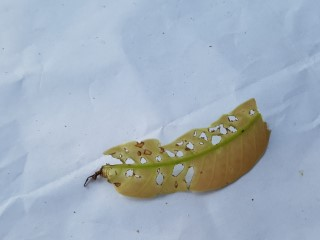
#> input picture SEM_9/mango_leaf_disease/Anthracnose/20211008_125118 (Custom).jpg, 320 x 240 px, found by its file name; its folder holds only this picture in this run
$ jupyter execute --allow-errors SEM_9.ipynb   (shell and % lines are left out)
#> lines starting #> are read from the running program, lines starting #| are printed output that depends on the picture; after the words box and inside, x2 and y2 are one past the last pixel; in counts of white or black regions, pixels touching at a corner belong together
**Ejercicio Semana 9**

*Integrantes:*

*   Dilia Maria Luna Melo
*   Yuliana Duarte Quintero

Se implementa un modelo de regresión logistica "one-vs-all" para predecir la enfermedad de las hojas de mango las cuales se tiene 6 enfermedades.

[cell 1]
import os
import numpy as np
from sklearn.model_selection import train_test_split

# Directorio donde se encuentran las imágenes
data_dir = "/content/drive/MyDrive/Seguimientos de clase/SEM_9/mango_leaf_disease"

# Lista para almacenar las rutas de las imágenes y sus respectivas etiquetas
imagenes = []
etiquetas = []

# Recorrer las carpetas y leer las imágenes
for clase in os.listdir(data_dir):
    clase_dir = os.path.join(data_dir, clase)
    if os.path.isdir(clase_dir):
        for imagen in os.listdir(clase_dir):
            imagen_path = os.path.join(clase_dir, imagen)
            imagenes.append(imagen_path)
            etiquetas.append(clase)

# Convertir a arrays numpy
imagenes = np.array(imagenes)
etiquetas = np.array(etiquetas)

# Dividir en conjunto de entrenamiento y prueba
train_imagenes, test_imagenes, train_etiquetas, test_etiquetas = train_test_split(
    imagenes, etiquetas, test_size=0.2, random_state=42)

# Verificar la forma de los conjuntos de datos
print("Número de imágenes de entrenamiento:", len(train_imagenes))
print("Número de imágenes de prueba:", len(test_imagenes))

# Guardar las listas de rutas de imágenes en archivos txt
np.savetxt("train_imagenes.txt", train_imagenes, fmt="%s")
np.savetxt("test_imagenes.txt", test_imagenes, fmt="%s")
np.savetxt("train_etiquetas.txt", train_etiquetas, fmt="%s")
np.savetxt("test_etiquetas.txt", test_etiquetas, fmt="%s")

[cell 2]
import matplotlib.pyplot as plt
import random
from PIL import Image

# Función para mostrar imágenes
def mostrar_imagenes(imagenes, etiquetas, titulo):
#> called with imagenes = array of shape (1,), etiquetas = array of shape (1,), titulo = 'Imágenes de entrenamiento'
    plt.figure(figsize=(10, 5))
    for i in range(3):
        plt.subplot(1, 3, i + 1)
        idx = random.randint(0, len(imagenes) - 1)
        img = Image.open(imagenes[idx])
#> img is the input picture: PIL image 320x240 RGB; mean R, G, B 162, 175.3, 188.8
        plt.imshow(img)
        plt.title(etiquetas[idx])
        plt.axis('off')
    plt.suptitle(titulo)
    plt.show()

# Mostrar imágenes de entrenamiento
mostrar_imagenes(train_imagenes, train_etiquetas, "Imágenes de entrenamiento")

# Mostrar imágenes de prueba
mostrar_imagenes(test_imagenes, test_etiquetas, "Imágenes de prueba")
#> call 2 of mostrar_imagenes, with imagenes = array of shape (1,), etiquetas = array of shape (1,), titulo = 'Imágenes de prueba'
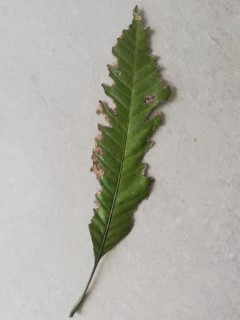
#> input picture SEM_9/mango_leaf_disease/Bacterial Canker/IMG_20211106_120807 (Custom).jpg, 240 x 320 px, found by its file name
#> in mostrar_imagenes, img is the input picture: PIL image 240x320 RGB; mean R, G, B 175.5, 174.8, 165.9
#> in mostrar_imagenes (call 2), `plt.show()`:
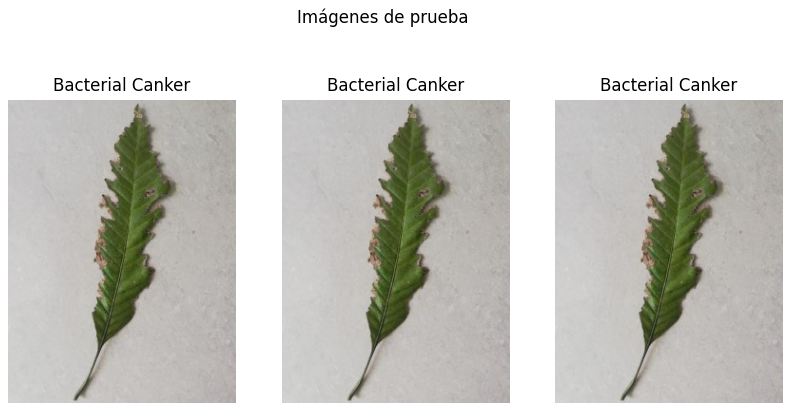
#> figure drawn by matplotlib, 3 panels

[cell 3]
from skimage.feature import corner_harris, corner_peaks, canny
from skimage.color import rgb2gray
from skimage.transform import resize
import numpy as np

# Función para extraer características de bordes y esquinas
def extraer_caracteristicas(imagen):
    # Convertir la imagen a escala de grises y redimensionar a un tamaño común
    imagen_gris = rgb2gray(imagen)
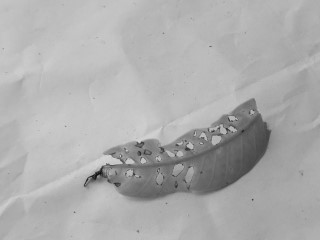
#> imagen_gris: shape (240, 320) float64; min 0.0596, max 0.851, mean 0.68
    imagen_redimensionada = resize(imagen_gris, (100, 100))
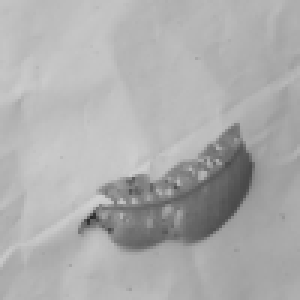
#> imagen_redimensionada: shape (100, 100) float64 (shown 3 times larger); min 0.164, max 0.819, mean 0.68

    # Extraer bordes usando el algoritmo Canny
    bordes = canny(imagen_redimensionada)
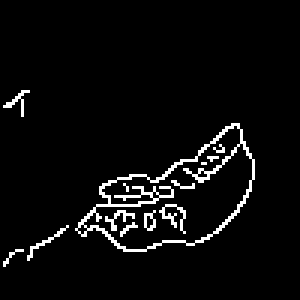
#> bordes: shape (100, 100) bool (shown 3 times larger); 4.5% white in thin lines or dots, all inside (x1, y1, x2, y2) = (1, 30, 85, 89)

    # Extraer esquinas utilizando el algoritmo Harris
    esquinas = corner_peaks(corner_harris(imagen_gris), min_distance=5)
#> esquinas = 315 pairs, first value 5 to 231, second value 7 to 311

    # Calcular la cantidad de bordes y esquinas
    cantidad_bordes = np.sum(bordes)
#> cantidad_bordes = 450
    cantidad_esquinas = len(esquinas)
#> cantidad_esquinas = 315

    return [cantidad_bordes, cantidad_esquinas]

# Ejemplo de cómo extraer características de una imagen
ejemplo_imagen = Image.open(train_imagenes[0])  # Utilizamos la primera imagen de entrenamiento como ejemplo
caracteristicas_ejemplo = extraer_caracteristicas(ejemplo_imagen)
#> caracteristicas_ejemplo = [450, 315]
print("Características de la imagen de ejemplo:", caracteristicas_ejemplo)
#| Características de la imagen de ejemplo: [450, 315]

[cell 4]
# Directorio donde se encuentran las imágenes
data_dir = "/content/drive/MyDrive/Seguimientos de clase/SEM_9/mango_leaf_disease"

# Lista para almacenar las rutas de las imágenes y sus respectivas etiquetas
imagenes = []
etiquetas = []

# Recorrer las carpetas y leer las imágenes
for clase in os.listdir(data_dir):
    clase_dir = os.path.join(data_dir, clase)
    if os.path.isdir(clase_dir):
        for imagen in os.listdir(clase_dir):
            imagen_path = os.path.join(clase_dir, imagen)
            imagenes.append(imagen_path)
            etiquetas.append(clase)

# Convertir a arrays numpy
imagenes = np.array(imagenes)
etiquetas = np.array(etiquetas)

# Dividir en conjunto de entrenamiento y prueba
train_imagenes, test_imagenes, train_etiquetas, test_etiquetas = train_test_split(
    imagenes, etiquetas, test_size=0.2, random_state=42)

# Lista para almacenar las características de entrenamiento y prueba
X_train = []
X_test = []

# Extraer características de las imágenes de entrenamiento
for imagen_path in train_imagenes:
    imagen = Image.open(imagen_path)
    caracteristicas = extraer_caracteristicas(imagen)
#> caracteristicas = [450, 315]
    X_train.append(caracteristicas)

# Extraer características de las imágenes de prueba
for imagen_path in test_imagenes:
    imagen = Image.open(imagen_path)
    caracteristicas = extraer_caracteristicas(imagen)
#> in extraer_caracteristicas (call 3), `imagen_gris = rgb2gray(imagen)`:
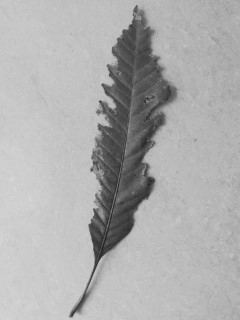
#> imagen_gris: shape (320, 240) float64; min 0.136, max 0.847, mean 0.684
#> in extraer_caracteristicas (call 3), `imagen_redimensionada = resize(imagen_gris, (100, 100))`:
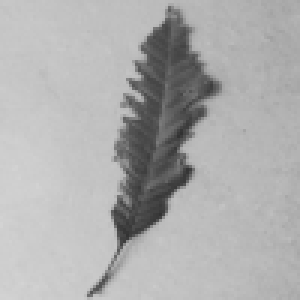
#> imagen_redimensionada: shape (100, 100) float64 (shown 3 times larger); min 0.196, max 0.831, mean 0.684
#> in extraer_caracteristicas (call 3), `bordes = canny(imagen_redimensionada)`:
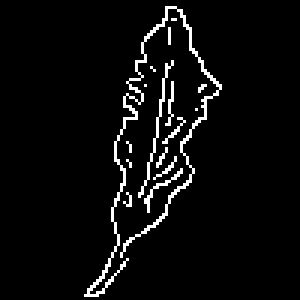
#> bordes: shape (100, 100) bool (shown 3 times larger); 4.5% white in thin lines or dots, all inside (x1, y1, x2, y2) = (28, 2, 74, 99)
#> in extraer_caracteristicas (call 3), `esquinas = corner_peaks(corner_harris(imagen_gris), min_distance=5)`: esquinas = 325 pairs, first value 6 to 314, second value 7 to 233
#> in extraer_caracteristicas (call 3), `cantidad_bordes = np.sum(bordes)`: cantidad_bordes = 449
#> in extraer_caracteristicas (call 3), `cantidad_esquinas = len(esquinas)`: cantidad_esquinas = 325
#> caracteristicas = [449, 325]
    X_test.append(caracteristicas)

# Convertir a arrays numpy
X_train = np.array(X_train)
#> X_train = [[450, 315]]
X_test = np.array(X_test)
#> X_test = [[449, 325]]

# Crear modelo de regresión logística uno contra todos
#> (the rest of this cell did not finish here and is left out)

#> (a cell that did not finish here is left out)

[cell 6]
from skimage.feature import hog
from skimage import exposure

# Función para extraer características HOG
def extraer_caracteristicas_hog(imagen):
    # Convertir la imagen a escala de grises y redimensionar a un tamaño común
    imagen_gris = rgb2gray(imagen)
    imagen_redimensionada = resize(imagen_gris, (100, 100))

    # Calcular HOG
    features, hog_image = hog(imagen_redimensionada, orientations=9, pixels_per_cell=(8, 8),
                              cells_per_block=(2, 2), visualize=True, transform_sqrt=True, block_norm="L2-Hys")
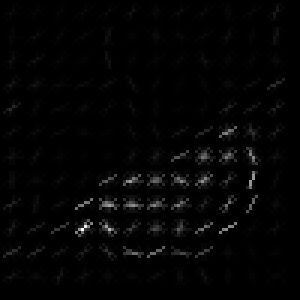
#> hog_image: shape (100, 100) float64 (shown 3 times larger); min 0, max 0.109, mean 0.0018; drawn with min black and max white
#> features = 4356 values, max 0.844 at index 3890, min 0 at index 21, mean 0.13

    # Realizar la normalización del histograma de gradiente orientado
    hog_image_rescaled = exposure.rescale_intensity(hog_image, in_range=(0, 10))

    return features

# Lista para almacenar las características de entrenamiento y prueba
X_train = []
X_test = []

# Extraer características HOG de las imágenes de entrenamiento
for imagen_path in train_imagenes:
    imagen = Image.open(imagen_path)
    caracteristicas = extraer_caracteristicas_hog(imagen)
#> caracteristicas has the same summary as features in extraer_caracteristicas_hog
    X_train.append(caracteristicas)

# Extraer características HOG de las imágenes de prueba
for imagen_path in test_imagenes:
    imagen = Image.open(imagen_path)
    caracteristicas = extraer_caracteristicas_hog(imagen)
#> in extraer_caracteristicas_hog (call 2), `features, hog_image = hog(imagen_redimensionada, orientations=9, pixel..`:
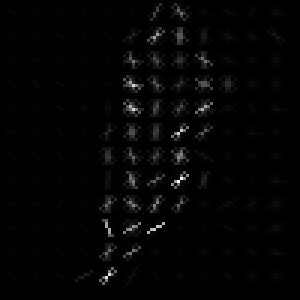
#> hog_image: shape (100, 100) float64 (shown 3 times larger); min 0, max 0.137, mean 0.00241; drawn with min black and max white
#> in extraer_caracteristicas_hog (call 2), `features, hog_image = hog(imagen_redimensionada, orientations=9, pixel..`: features = 4356 values, max 0.8 at index 3782, min 0 at index 174, mean 0.139
#> caracteristicas has the same summary as features in extraer_caracteristicas_hog
    X_test.append(caracteristicas)

# Convertir a arrays numpy
X_train = np.array(X_train)
X_test = np.array(X_test)

# Crear modelo de regresión logística uno contra todos
#> (the rest of this cell did not finish here and is left out)

#> (a cell that did not finish here is left out)

[cell 8]
from skimage import io, exposure
from skimage.color import rgb2hsv
from sklearn.linear_model import LogisticRegression
from sklearn.metrics import confusion_matrix
import seaborn as sns
import numpy as np
import os
from sklearn.model_selection import train_test_split
from PIL import Image
import matplotlib.pyplot as plt

# Función para extraer características con histograma de colores
def extraer_caracteristicas_histograma(imagen):
    # Convertir la imagen a espacio de color HSV
    imagen_hsv = rgb2hsv(imagen)
#> imagen_hsv: shape (240, 320, 3) float64; mean of channels 0, 1, 2 0.539, 0.225, 0.769

    # Calcular el histograma de los canales de color
    hist_h, _ = exposure.histogram(imagen_hsv[:, :, 0], nbins=8)
#> hist_h = [3564, 5651, 131, 107, 66407, 877, 20, 43]
    hist_s, _ = exposure.histogram(imagen_hsv[:, :, 1], nbins=8)
#> hist_s = [1979, 66015, 1702, 1770, 3542, 1353, 373, 66]
    hist_v, _ = exposure.histogram(imagen_hsv[:, :, 2], nbins=8)
#> hist_v = [25, 80, 985, 4055, 3789, 1665, 36162, 30039]

    # Concatenar los histogramas en un solo vector de características
    features = np.concatenate((hist_h, hist_s, hist_v))
#> features = 24 values, max 66407 at index 4, min 20 at index 6, mean 9600

    return features

# Directorio donde se encuentran las imágenes
data_dir = "/content/drive/MyDrive/Seguimientos de clase/SEM_9/mango_leaf_disease"

# Lista para almacenar las rutas de las imágenes y sus respectivas etiquetas
imagenes = []
etiquetas = []

# Recorrer las carpetas y leer las imágenes
for clase in os.listdir(data_dir):
    clase_dir = os.path.join(data_dir, clase)
    if os.path.isdir(clase_dir):
        for imagen in os.listdir(clase_dir):
            imagen_path = os.path.join(clase_dir, imagen)
            imagenes.append(imagen_path)
            etiquetas.append(clase)

# Convertir a arrays numpy
imagenes = np.array(imagenes)
etiquetas = np.array(etiquetas)

# Dividir en conjunto de entrenamiento y prueba
train_imagenes, test_imagenes, train_etiquetas, test_etiquetas = train_test_split(
    imagenes, etiquetas, test_size=0.2, random_state=42)

# Lista para almacenar las características de entrenamiento y prueba
X_train = []
X_test = []

# Extraer características de las imágenes de entrenamiento
for imagen_path in train_imagenes:
    imagen = io.imread(imagen_path)
    caracteristicas = extraer_caracteristicas_histograma(imagen)
#> caracteristicas has the same summary as features in extraer_caracteristicas_histograma
    X_train.append(caracteristicas)

# Extraer características de las imágenes de prueba
for imagen_path in test_imagenes:
    imagen = io.imread(imagen_path)
    caracteristicas = extraer_caracteristicas_histograma(imagen)
#> in extraer_caracteristicas_histograma (call 2), `imagen_hsv = rgb2hsv(imagen)`: imagen_hsv: shape (320, 240, 3) float64; mean of channels 0, 1, 2 0.16, 0.0983, 0.695
#> caracteristicas = 24 values, max 64706 at index 8, min 0 at index 3, mean 9600
    X_test.append(caracteristicas)

# Convertir a arrays numpy
X_train = np.array(X_train)
X_test = np.array(X_test)

# Crear modelo de regresión logística uno contra todos
modelo_histograma = LogisticRegression(multi_class='ovr', max_iter=1000)

# Entrenar modelo
#> (the rest of this cell did not finish here and is left out)

#> (a cell that did not finish here is left out)

[cell 10]
import cv2
from sklearn.linear_model import LogisticRegression
from sklearn.metrics import confusion_matrix
import seaborn as sns
import numpy as np
import os
from sklearn.model_selection import train_test_split
import matplotlib.pyplot as plt

# Función para extraer características con descriptores ORB
def extraer_caracteristicas_orb(imagen):
    # Convertir la imagen a escala de grises
    imagen_gris = cv2.cvtColor(imagen, cv2.COLOR_BGR2GRAY)

    # Inicializar el detector ORB
    orb = cv2.ORB_create()

    # Encontrar puntos clave y descriptores ORB
    puntos_clave, descriptores = orb.detectAndCompute(imagen_gris, None)

    # Verificar si hay descriptores
    if descriptores is None:
        # Si no se encuentran descriptores, se devuelve un array de ceros
        return np.zeros(32)
    else:
        # Completar con ceros si la longitud del descriptor es menor que la esperada
        if len(descriptores) < 32:
            descriptores = np.concatenate((descriptores, np.zeros((32 - len(descriptores), 32), dtype=np.float32)))
        # Seleccionar los primeros 32 descriptores si hay más
        return descriptores[:32].flatten()

# Directorio donde se encuentran las imágenes
data_dir = "/content/drive/MyDrive/Seguimientos de clase/SEM_9/mango_leaf_disease"

# Lista para almacenar las rutas de las imágenes y sus respectivas etiquetas
imagenes = []
etiquetas = []

# Recorrer las carpetas y leer las imágenes
for clase in os.listdir(data_dir):
    clase_dir = os.path.join(data_dir, clase)
    if os.path.isdir(clase_dir):
        for imagen in os.listdir(clase_dir):
            imagen_path = os.path.join(clase_dir, imagen)
            imagenes.append(imagen_path)
            etiquetas.append(clase)

# Convertir a arrays numpy
imagenes = np.array(imagenes)
etiquetas = np.array(etiquetas)

# Dividir en conjunto de entrenamiento y prueba
train_imagenes, test_imagenes, train_etiquetas, test_etiquetas = train_test_split(
    imagenes, etiquetas, test_size=0.2, random_state=42)

# Lista para almacenar las características de entrenamiento y prueba
X_train = []
X_test = []

# Extraer características de las imágenes de entrenamiento
for imagen_path in train_imagenes:
    imagen = cv2.imread(imagen_path)
    caracteristicas = extraer_caracteristicas_orb(imagen)
#> in extraer_caracteristicas_orb, `puntos_clave, descriptores = orb.detectAndCompute(imagen_gris, None)`: puntos_clave = 384 keypoints; strongest (x, y, size): (100, 173, 31), (101, 171, 31), (101, 173, 37.2), (99, 169, 31)
#> caracteristicas = 1024 values, max 255 at index 63, min 0 at index 73, mean 146
    X_train.append(caracteristicas)

# Extraer características de las imágenes de prueba
for imagen_path in test_imagenes:
    imagen = cv2.imread(imagen_path)
#> imagen: shape (320, 240, 3)
    caracteristicas = extraer_caracteristicas_orb(imagen)
#> in extraer_caracteristicas_orb (call 2), `puntos_clave, descriptores = orb.detectAndCompute(imagen_gris, None)`: puntos_clave = 437 keypoints; strongest (x, y, size): (98, 256, 53.6), (100, 253, 64.3), (94, 210, 31), (102, 84, 31)
#> caracteristicas = 1024 values, max 255 at index 80, min 1 at index 319, mean 163.5
    X_test.append(caracteristicas)

# Convertir a arrays numpy
X_train = np.array(X_train)
X_test = np.array(X_test)

# Crear modelo de regresión logística uno contra todos
modelo_orb = LogisticRegression(multi_class='ovr', max_iter=1000)

# Entrenar modelo
#> (the rest of this cell did not finish here and is left out)
